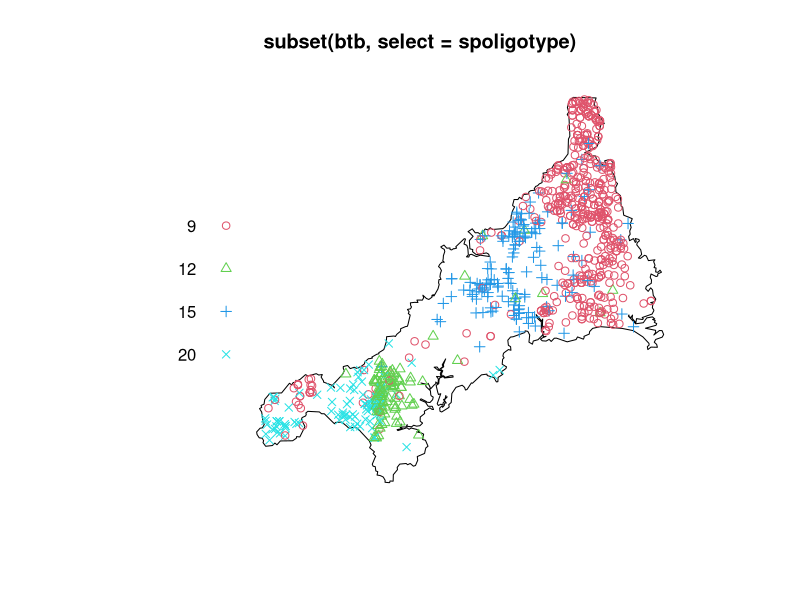
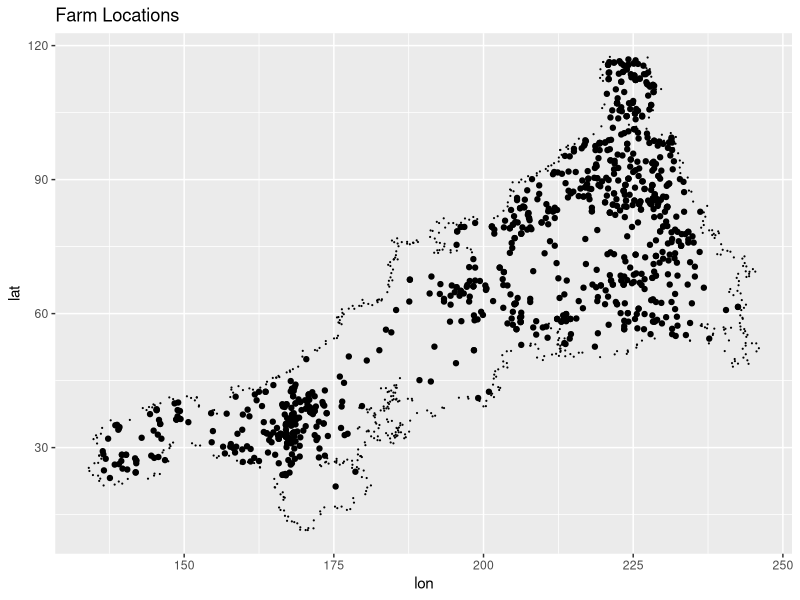
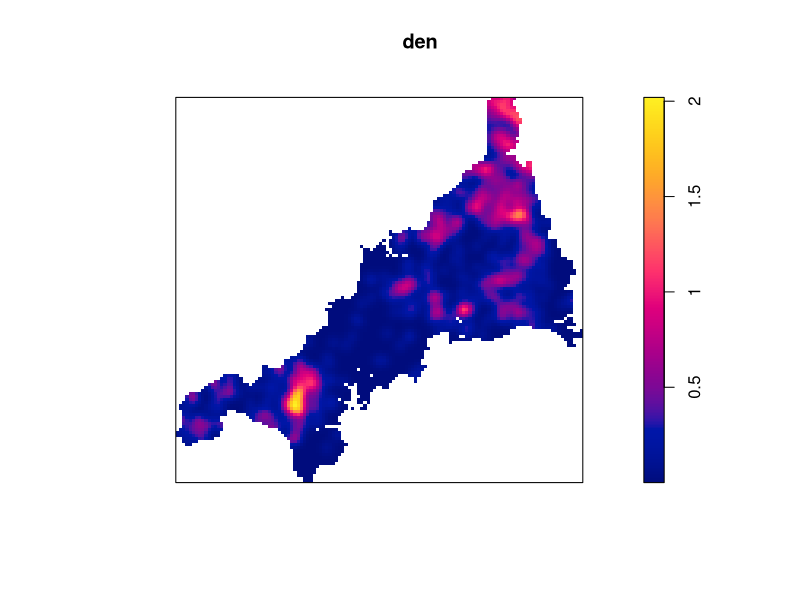
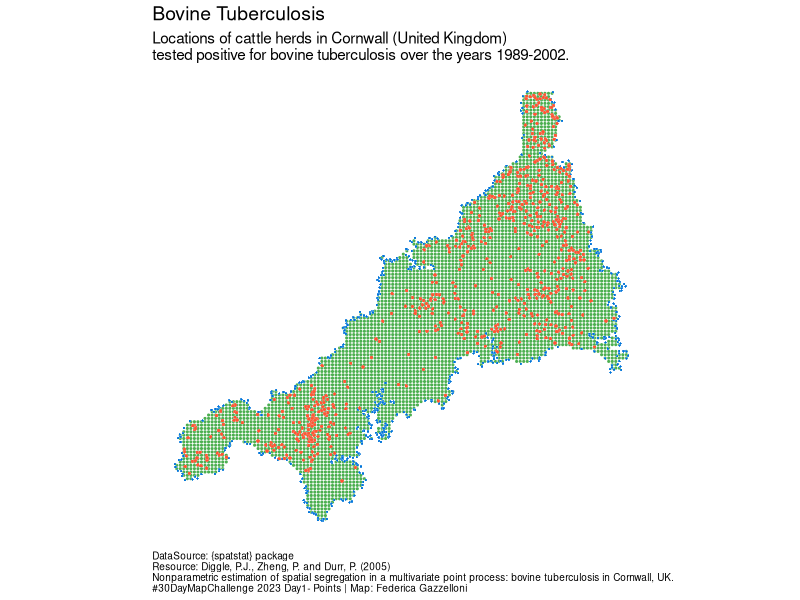
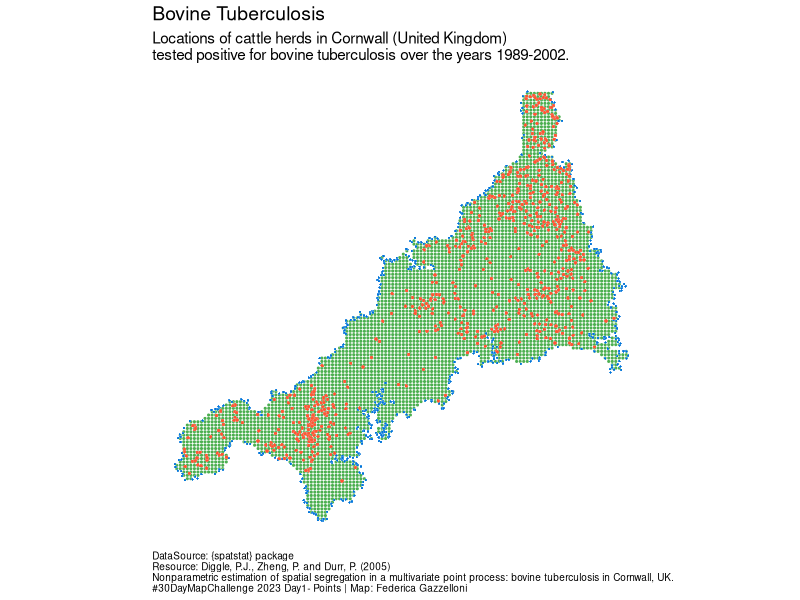

Write R code to recreate these figures, in order.
## ---- chunk 1
#| message: false
#| warning: false
library(tidyverse)
library(spatstat)
## ---- chunk 2
spatstat.data::btb
## ---- chunk 3
data(btb)
## ---- chunk 4
summary(btb)
## ---- chunk 5
summary(btb)
    plot(subset(btb, select=spoligotype), cols=2:5)
## ---- chunk 6
borders <- tibble(lon = btb$window$bdry[[1]]$x,
       lat = btb$window$bdry[[1]]$y)
       
dat <- tibble(lon=btb$x,
       lat=btb$y)


ggplot()+
  geom_point(data=borders,
             aes(lon,lat),
             size=0.1) +
  geom_point(data=dat,
             aes(lon,lat))+
  labs(title="Farm Locations")
## ---- chunk 7
den <- density(btb, sigma = bw.diggle)
plot(den)
## ---- chunk 8
description <- data.frame(text="Locations of cattle herds in Cornwall (United Kingdom)\ntested positive for bovine tuberculosis over the years 1989-2002.",
                          caption="\nResource: Diggle, P.J., Zheng, P. and Durr, P. (2005)\nNonparametric estimation of spatial segregation in a multivariate point process: bovine tuberculosis in Cornwall, UK.\n#30DayMapChallenge 2023 Day1- Points | Map: Federica Gazzelloni")
## ---- chunk 9
library(stars)
st_as_stars(den)%>%
st_as_sf(as_points = TRUE)%>%
  ggplot()+
  geom_sf(size=0.4,color="#4CAF50")+
  geom_point(data=borders,
             aes(lon,lat),
             size=0.8,
             shape=21,
             stroke=0.1,
             color="#FFFFFF",
             fill="#0074D9") +
  geom_point(data=dat,
             aes(lon,lat),
             shape=21,
             stroke=0.1,
             color="#CCCCCC",
             fill="#FF5733",
             size=1.1)+
  labs(title="Bovine Tuberculosis",
       subtitle=description$text,
       caption=paste("DataSource: {spatstat} package",description$caption))+
  ggthemes::theme_map()+
  theme(plot.background = element_rect(colour = "#FFFFFF",fill="#FFFFFF"),
        panel.background = element_rect(colour = "#FFFFFF",fill="#FFFFFF"),
        plot.title = element_text(size = 14),
        plot.subtitle = element_text(size=11),
        plot.caption = element_text(hjust = 0))
## ---- chunk 10
ggsave("day1_points.png")
